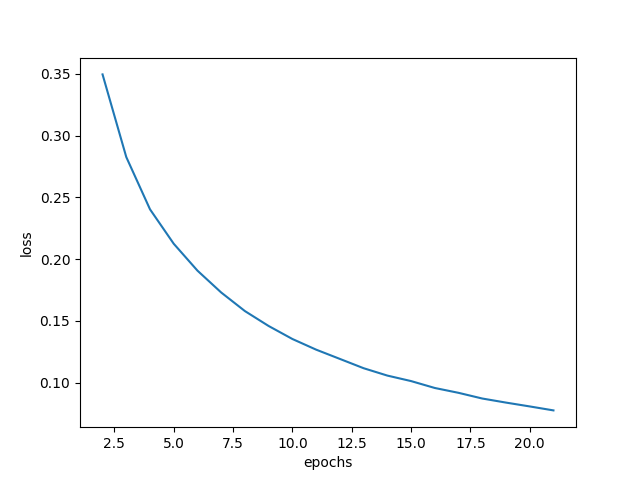

Here is the Python script that generated this plot:
#!/usr/bin/env python3
# -*- coding: utf-8 -*-
"""
Created on Sat Mar  2 12:54:19 2019

@author: sunyirong
"""

import tensorflow as tf
from tensorflow.examples.tutorials.mnist import input_data
import matplotlib.pyplot as plt


mnist = input_data.read_data_sets('../MNIST-data', one_hot=True)

BATCH_SIZE = 32
STEPS=mnist.train.num_examples//BATCH_SIZE
epochs = 20


x=tf.placeholder(tf.float32,shape=(None,784))
y_=tf.placeholder(tf.float32,shape=(None,10))

w1=tf.Variable(tf.random_normal([784,256],stddev=0.01))
b1=tf.Variable(tf.random_normal([256],stddev=0.01))
z1=tf.matmul(x,w1)+b1
a1=tf.nn.relu(z1)

#w2=tf.Variable(tf.random_normal([256,128],stddev=1))
#b2=tf.Variable(tf.random_normal([128],stddev=1))
#z2=tf.matmul(a1,w2)+b2
#a2=tf.nn.relu(z2)

w3 = tf.Variable(tf.random_normal([256,10],stddev=0.01))
b3 = tf.Variable(tf.random_normal([10],stddev=0.01))
y = tf.matmul(a1,w3)+b3

cross_entropy = tf.nn.softmax_cross_entropy_with_logits(logits=y,labels=y_)
loss=tf.reduce_mean(cross_entropy)
#train_step = tf.train.GradientDescentOptimizer(0.02).minimize(loss)

# 使用adagrad优化器
train_step = tf.train.AdagradOptimizer(learning_rate = 0.01).minimize(loss)

right_num=tf.equal(tf.argmax(y,1),tf.argmax(y_,1))
accuracy=tf.reduce_mean(tf.cast(right_num,tf.float32))

xlabel=[]
loss_label=[]
acc_label=[]


with tf.Session() as sess:
    init_op = tf.global_variables_initializer()
    sess.run(init_op)
    for i in range(1,epochs+1):
        for j in range(STEPS):
            xs,ys=mnist.train.next_batch(BATCH_SIZE)
            sess.run(train_step,feed_dict={x:xs,y_:ys})
#            if j%200 ==0:
#                total_loss = sess.run(loss,feed_dict={x:mnist.test.images,y_:mnist.test.labels})
#                print('    After %d steps,loss on all data is %g'%(j,total_loss))
#                if j!=0:
#                    xlabel.append(j+i*10)
#                    ylabel.append(total_loss)
        total_loss, total_acc= sess.run((loss,accuracy),feed_dict={x:mnist.train.images,y_:mnist.train.labels})
        xlabel.append(i+1)
        loss_label.append(total_loss)
        acc_label.append(total_acc)
        print("After %d epochs,loss on all data is %g,and the accuracy is %g"%(i,total_loss,total_acc))
      
plt.plot(xlabel,loss_label)
plt.xlabel('epochs')
plt.ylabel('loss')
plt.show()

            
         
            
            
            
            
            

            
            
        
